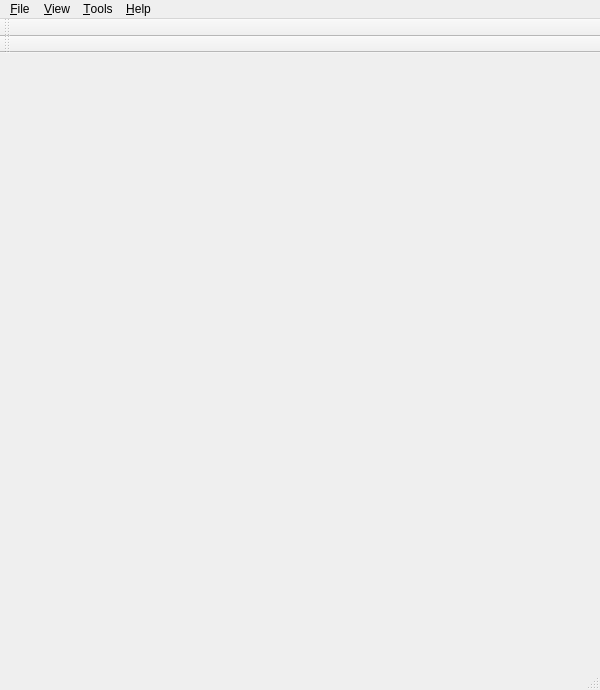
<?xml version="1.0" encoding="UTF-8"?>
<ui version="4.0">
 <class>FaceAppMain</class>
 <widget class="QMainWindow" name="FaceAppMain">
  <property name="geometry">
   <rect>
    <x>0</x>
    <y>0</y>
    <width>600</width>
    <height>690</height>
   </rect>
  </property>
  <property name="sizePolicy">
   <sizepolicy hsizetype="Preferred" vsizetype="Preferred">
    <horstretch>0</horstretch>
    <verstretch>0</verstretch>
   </sizepolicy>
  </property>
  <property name="minimumSize">
   <size>
    <width>300</width>
    <height>300</height>
   </size>
  </property>
  <property name="maximumSize">
   <size>
    <width>16777215</width>
    <height>16777215</height>
   </size>
  </property>
  <property name="windowTitle">
   <string>3D-FAST</string>
  </property>
  <property name="windowIcon">
   <iconset resource="../res.qrc">
    <normaloff>:/logos/window_icon.png</normaloff>:/logos/window_icon.png</iconset>
  </property>
  <widget class="QWidget" name="centralwidget"/>
  <widget class="QMenuBar" name="menubar">
   <property name="geometry">
    <rect>
     <x>0</x>
     <y>0</y>
     <width>600</width>
     <height>22</height>
    </rect>
   </property>
   <widget class="QMenu" name="menu_File">
    <property name="title">
     <string>&amp;File</string>
    </property>
   </widget>
   <widget class="QMenu" name="menu_Help">
    <property name="title">
     <string>&amp;Help</string>
    </property>
   </widget>
   <widget class="QMenu" name="menu_Tools">
    <property name="title">
     <string>&amp;Tools</string>
    </property>
   </widget>
   <widget class="QMenu" name="menu_View">
    <property name="title">
     <string>&amp;View</string>
    </property>
   </widget>
   <addaction name="menu_File"/>
   <addaction name="menu_View"/>
   <addaction name="menu_Tools"/>
   <addaction name="menu_Help"/>
  </widget>
  <widget class="QStatusBar" name="statusbar"/>
  <widget class="QToolBar" name="mainToolBar">
   <property name="windowTitle">
    <string>toolBar</string>
   </property>
   <property name="floatable">
    <bool>false</bool>
   </property>
   <attribute name="toolBarArea">
    <enum>TopToolBarArea</enum>
   </attribute>
   <attribute name="toolBarBreak">
    <bool>false</bool>
   </attribute>
  </widget>
  <widget class="QToolBar" name="visToolBar">
   <property name="minimumSize">
    <size>
     <width>0</width>
     <height>0</height>
    </size>
   </property>
   <property name="windowTitle">
    <string>toolBar</string>
   </property>
   <property name="floatable">
    <bool>false</bool>
   </property>
   <attribute name="toolBarArea">
    <enum>TopToolBarArea</enum>
   </attribute>
   <attribute name="toolBarBreak">
    <bool>true</bool>
   </attribute>
  </widget>
  <action name="action_Exit">
   <property name="icon">
    <iconset resource="../res.qrc">
     <normaloff>:/icons/exit.png</normaloff>:/icons/exit.png</iconset>
   </property>
   <property name="text">
    <string>&amp;Quit</string>
   </property>
   <property name="shortcut">
    <string>Ctrl+Q</string>
   </property>
  </action>
  <action name="action_ShowVisToolbar">
   <property name="checkable">
    <bool>true</bool>
   </property>
   <property name="checked">
    <bool>true</bool>
   </property>
   <property name="text">
    <string>Show Visualisations Toolbar</string>
   </property>
   <property name="toolTip">
    <string>Show Visualisations Toolbar</string>
   </property>
  </action>
  <action name="actionHelp">
   <property name="icon">
    <iconset resource="../res.qrc">
     <normaloff>:/icons/help.png</normaloff>:/icons/help.png</iconset>
   </property>
   <property name="text">
    <string>Help</string>
   </property>
  </action>
  <action name="actionAbout_3D_FAST">
   <property name="icon">
    <iconset resource="../res.qrc">
     <normaloff>:/icons/about.png</normaloff>:/icons/about.png</iconset>
   </property>
   <property name="text">
    <string>About &amp;3D-FAST</string>
   </property>
  </action>
  <action name="action_Options">
   <property name="icon">
    <iconset resource="../res.qrc">
     <normaloff>:/icons/options.png</normaloff>:/icons/options.png</iconset>
   </property>
   <property name="text">
    <string>&amp;Options...</string>
   </property>
  </action>
  <action name="actionAbout_Plugins">
   <property name="icon">
    <iconset resource="../res.qrc">
     <normaloff>:/icons/plugins.png</normaloff>:/icons/plugins.png</iconset>
   </property>
   <property name="text">
    <string>About &amp;Plugins...</string>
   </property>
  </action>
  <action name="action_Landmarks">
   <property name="icon">
    <iconset resource="../res.qrc">
     <normaloff>:/icons/landmarks.png</normaloff>:/icons/landmarks.png</iconset>
   </property>
   <property name="text">
    <string>&amp;Landmarks</string>
   </property>
  </action>
  <action name="actionLicensing">
   <property name="icon">
    <iconset resource="../res.qrc">
     <normaloff>:/icons/licensing.png</normaloff>:/icons/licensing.png</iconset>
   </property>
   <property name="text">
    <string>Licensing</string>
   </property>
  </action>
  <action name="actionModel_Info">
   <property name="icon">
    <iconset resource="../res.qrc">
     <normaloff>:/icons/model_info.png</normaloff>:/icons/model_info.png</iconset>
   </property>
   <property name="text">
    <string>Model &amp;Info...</string>
   </property>
  </action>
  <action name="actionReset_Camera">
   <property name="icon">
    <iconset resource="../res.qrc">
     <normaloff>:/icons/reset_camera.png</normaloff>:/icons/reset_camera.png</iconset>
   </property>
   <property name="text">
    <string>Reset Camera</string>
   </property>
  </action>
  <action name="actionSave_Screenshot">
   <property name="icon">
    <iconset resource="../res.qrc">
     <normaloff>:/icons/screenshot.png</normaloff>:/icons/screenshot.png</iconset>
   </property>
   <property name="text">
    <string>Save Screenshot</string>
   </property>
  </action>
 </widget>
 <resources>
  <include location="../res.qrc"/>
 </resources>
 <connections>
  <connection>
   <sender>action_Exit</sender>
   <signal>triggered()</signal>
   <receiver>FaceAppMain</receiver>
   <slot>close()</slot>
   <hints>
    <hint type="sourcelabel">
     <x>-1</x>
     <y>-1</y>
    </hint>
    <hint type="destinationlabel">
     <x>255</x>
     <y>255</y>
    </hint>
   </hints>
  </connection>
  <connection>
   <sender>action_ShowVisToolbar</sender>
   <signal>triggered(bool)</signal>
   <receiver>visToolBar</receiver>
   <slot>setVisible(bool)</slot>
   <hints>
    <hint type="sourcelabel">
     <x>-1</x>
     <y>-1</y>
    </hint>
    <hint type="destinationlabel">
     <x>255</x>
     <y>47</y>
    </hint>
   </hints>
  </connection>
 </connections>
 <designerdata>
  <property name="gridDeltaX">
   <number>10</number>
  </property>
  <property name="gridDeltaY">
   <number>10</number>
  </property>
  <property name="gridSnapX">
   <bool>true</bool>
  </property>
  <property name="gridSnapY">
   <bool>true</bool>
  </property>
  <property name="gridVisible">
   <bool>true</bool>
  </property>
 </designerdata>
</ui>
